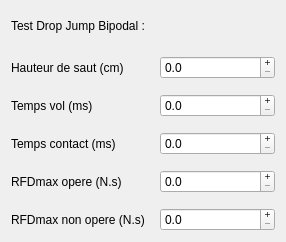
    <widget class="QWidget" name="layoutWidget">
     <property name="geometry">
      <rect>
       <x>40</x>
       <y>1040</y>
       <width>286</width>
       <height>242</height>
      </rect>
     </property>
     <layout class="QGridLayout" name="gridLayout_4">
      <property name="spacing">
       <number>15</number>
      </property>
      <item row="0" column="0" colspan="2">
       <widget class="QLabel" name="label_test_djB">
        <property name="text">
         <string>Test Drop Jump Bipodal :</string>
        </property>
        <property name="textFormat">
         <enum>Qt::TextFormat::RichText</enum>
        </property>
       </widget>
      </item>
      <item row="1" column="0">
       <widget class="QLabel" name="label_hauteur_saut_djB">
        <property name="text">
         <string>Hauteur de saut (cm)</string>
        </property>
       </widget>
      </item>
      <item row="1" column="1">
       <widget class="QDoubleSpinBox" name="doubleSpinBox_g_hauteurSautDjB">
        <property name="cursor">
         <cursorShape>ArrowCursor</cursorShape>
        </property>
        <property name="buttonSymbols">
         <enum>QAbstractSpinBox::ButtonSymbols::PlusMinus</enum>
        </property>
        <property name="accelerated">
         <bool>true</bool>
        </property>
        <property name="decimals">
         <number>1</number>
        </property>
        <property name="maximum">
         <double>100000.000000000000000</double>
        </property>
       </widget>
      </item>
      <item row="2" column="0">
       <widget class="QLabel" name="label_tps_vol_djB">
        <property name="text">
         <string>Temps vol (ms)</string>
        </property>
       </widget>
      </item>
      <item row="2" column="1">
       <widget class="QDoubleSpinBox" name="doubleSpinBox_g_tempsVolDjB">
        <property name="cursor">
         <cursorShape>ArrowCursor</cursorShape>
        </property>
        <property name="buttonSymbols">
         <enum>QAbstractSpinBox::ButtonSymbols::PlusMinus</enum>
        </property>
        <property name="accelerated">
         <bool>true</bool>
        </property>
        <property name="decimals">
         <number>1</number>
        </property>
        <property name="maximum">
         <double>100000.000000000000000</double>
        </property>
       </widget>
      </item>
      <item row="3" column="0">
       <widget class="QLabel" name="label_tps_contact_djB">
        <property name="text">
         <string>Temps contact (ms)</string>
        </property>
       </widget>
      </item>
      <item row="3" column="1">
       <widget class="QDoubleSpinBox" name="doubleSpinBox_g_tempsContactDjB">
        <property name="cursor">
         <cursorShape>ArrowCursor</cursorShape>
        </property>
        <property name="buttonSymbols">
         <enum>QAbstractSpinBox::ButtonSymbols::PlusMinus</enum>
        </property>
        <property name="accelerated">
         <bool>true</bool>
        </property>
        <property name="decimals">
         <number>1</number>
        </property>
        <property name="maximum">
         <double>100000.000000000000000</double>
        </property>
       </widget>
      </item>
      <item row="4" column="0">
       <widget class="QLabel" name="label_fmax_djB">
        <property name="text">
         <string>RFDmax opere (N.s)</string>
        </property>
       </widget>
      </item>
      <item row="4" column="1">
       <widget class="QDoubleSpinBox" name="doubleSpinBox_g_rfdmaxODjB">
        <property name="cursor">
         <cursorShape>ArrowCursor</cursorShape>
        </property>
        <property name="buttonSymbols">
         <enum>QAbstractSpinBox::ButtonSymbols::PlusMinus</enum>
        </property>
        <property name="accelerated">
         <bool>true</bool>
        </property>
        <property name="decimals">
         <number>1</number>
        </property>
        <property name="maximum">
         <double>100000.000000000000000</double>
        </property>
       </widget>
      </item>
      <item row="5" column="0">
       <widget class="QLabel" name="label_rfdmax_djB">
        <property name="text">
         <string>RFDmax non opere (N.s)</string>
        </property>
       </widget>
      </item>
      <item row="5" column="1">
       <widget class="QDoubleSpinBox" name="doubleSpinBox_g_rfdmaxNODjB">
        <property name="cursor">
         <cursorShape>ArrowCursor</cursorShape>
        </property>
        <property name="buttonSymbols">
         <enum>QAbstractSpinBox::ButtonSymbols::PlusMinus</enum>
        </property>
        <property name="accelerated">
         <bool>true</bool>
        </property>
        <property name="decimals">
         <number>1</number>
        </property>
        <property name="maximum">
         <double>10000000.000000000000000</double>
        </property>
       </widget>
      </item>
     </layout>
    </widget>
